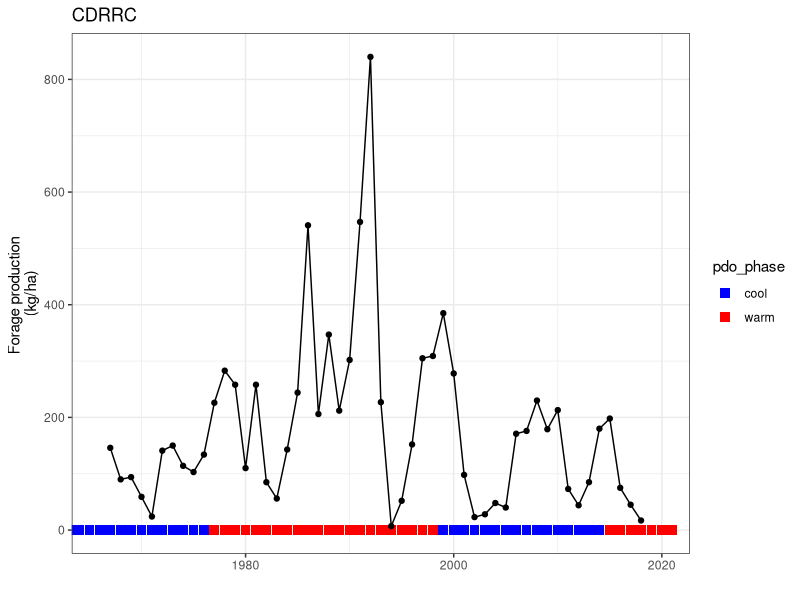
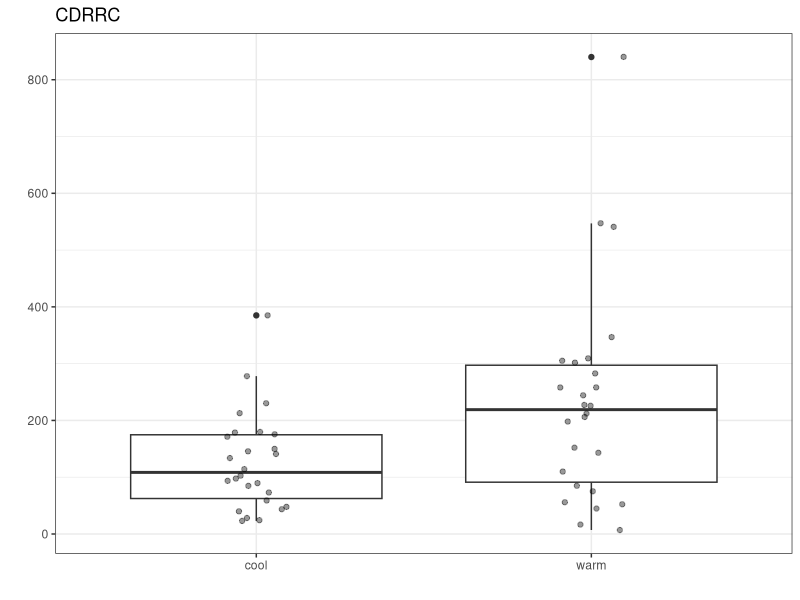
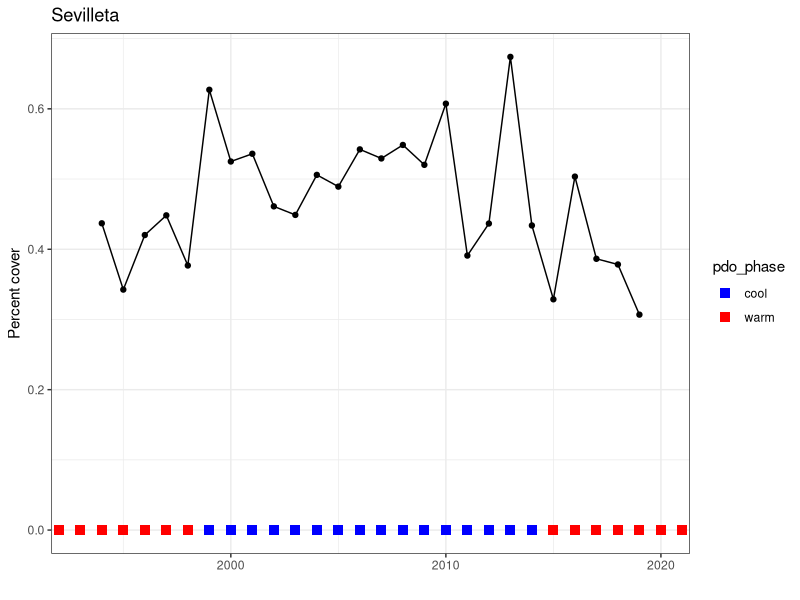
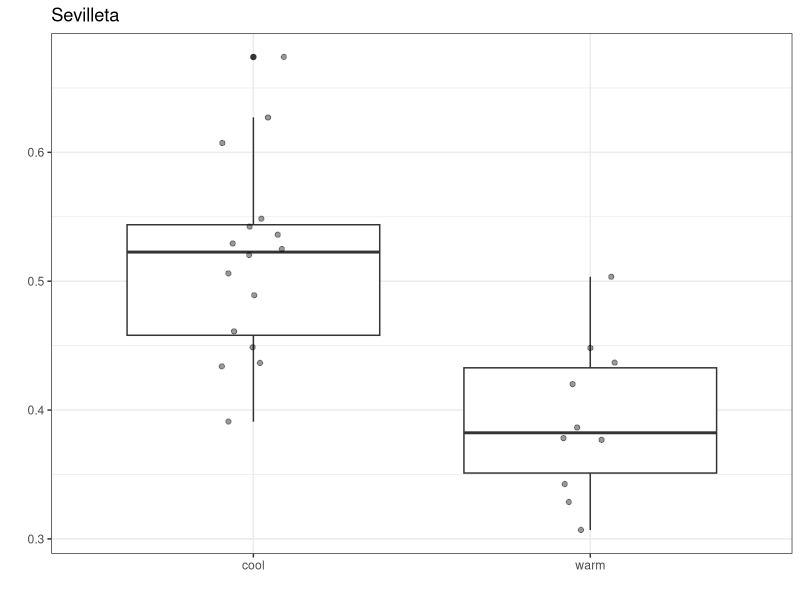
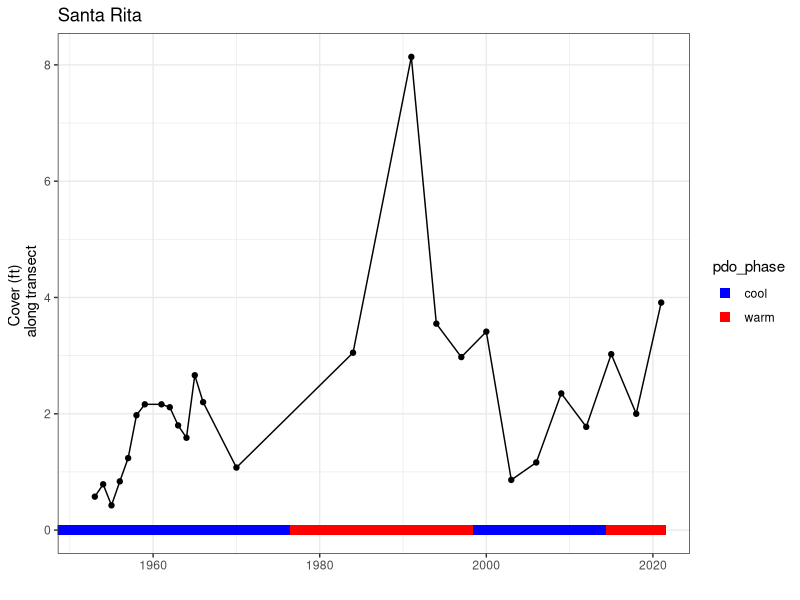
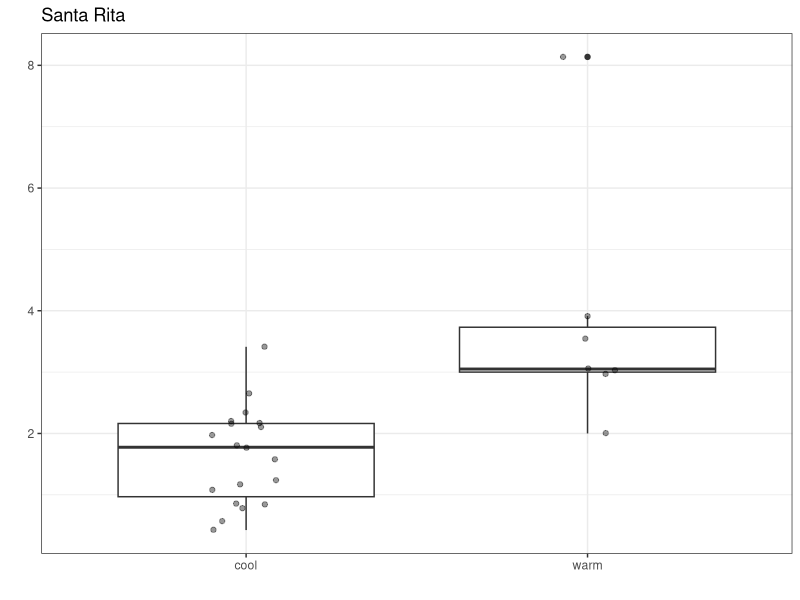
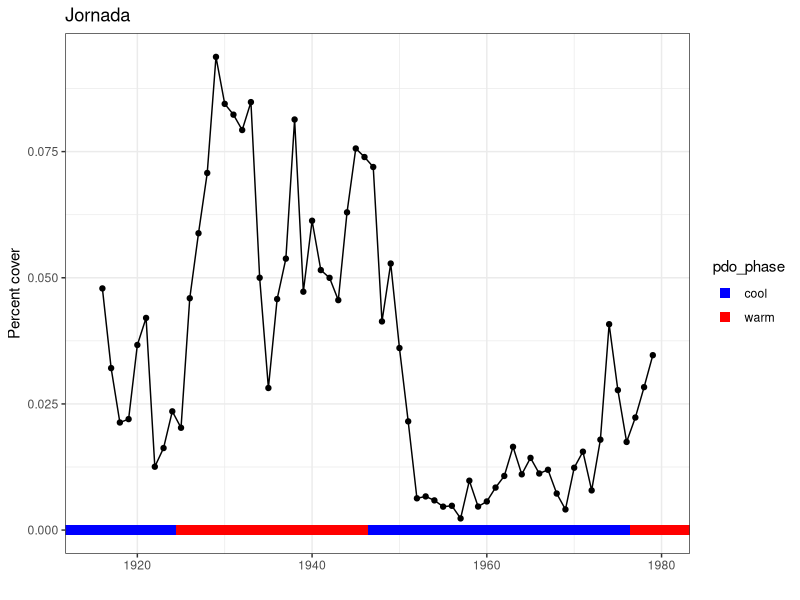
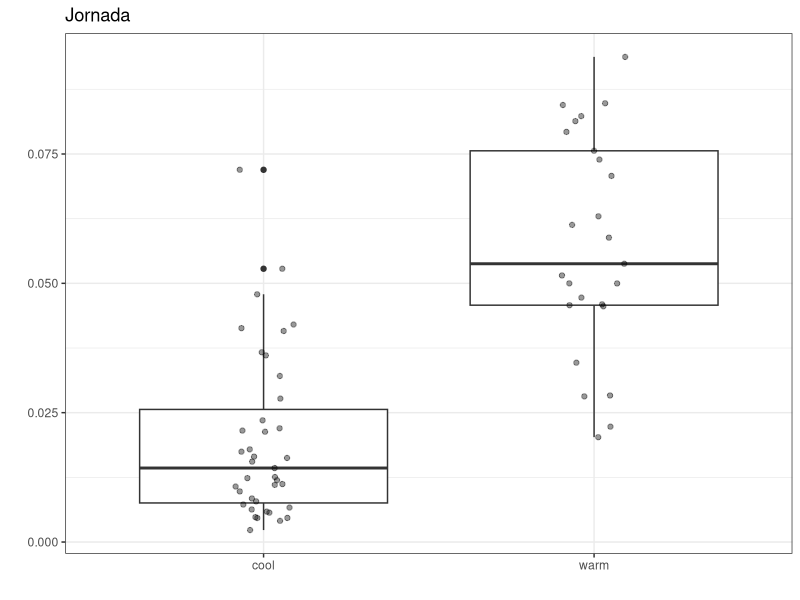

Here is the R script that generated these plots, in order:
#' Testing for effect of PDO using other vegetation data sets from the area
#' 
#' last run: 1/10/22

library(ggplot2)
library(dplyr)
library(ggpubr)

# read in PDO phases
pdo = read.csv('data/PDO_phases_byyear.csv')
# PDO time periods
pdophases = mutate(pdo, yint=rep(0))


# ========================================================
# CDRRC college ranch
# data is kg/ha, may include species other than perennial grasses

# forage production data from college ranch
cdrrc = read.csv('other data sets/CDRRC/CDRRC pasture 1 long term forage production.csv', skip=2) %>%
  mutate(year = as.numeric(year)) %>%
  rename(forage = forage.production..kg.ha.1.) %>%
  dplyr::filter(!is.na(year))

# plot timeseries
cdrrc_figure = ggplot(cdrrc, aes(x=year, y=forage)) +
  geom_point(data=pdophases, aes(x=year, y=yint, color = pdo_phase), size=3, shape=15) +
  geom_point() +
  geom_line() +
  xlab('') +
  ylab('Forage production \n(kg/ha)') +
  ggtitle('CDRRC') +
  
  scale_color_manual(values=c('blue','red')) +
  coord_cartesian(xlim=c(1966,2020)) +
  theme_bw()
cdrrc_figure

#ggsave('Figures/CDRRC_forage_timeseries.png', plot=cdrrc_figure, height=4, width=5)

# boxplot: significant difference between phases?
cdrrc_pdo = merge(cdrrc, pdo, all.x=T)
cdrrcbox = ggplot(cdrrc_pdo, aes(x=pdo_phase, y=forage)) +
  geom_boxplot(na.rm=T) +
  geom_jitter(width=.1, alpha=.4, na.rm=T)+
  #ylab('Forage production (kg/ha)') +
  ylab('') +
  ggtitle('CDRRC') +
  xlab('') +
  theme_bw()
cdrrcbox

# is there a significant difference? aov
cdrrc.aov <- aov(forage ~ pdo_phase, data=cdrrc_pdo)
summary(cdrrc.aov)
# significantly different: p = 0.012
cdrrc_pdo %>% group_by(pdo_phase) %>% summarize(mean=mean(forage))


# ========================================================
# Sevilleta 
# line point intercept transects 
# DW location had a fire in 2009. Use FP location instead.

sev = read.csv('other data sets/SEV/SEV_transects_fall_1994_2019.csv')

# restrict to one location, and convert to % cover
sev_fp = sev %>% dplyr::filter(location=='FP') %>%
  mutate(pct_cover = total_grass/400)

# plot timeseries
sev_figure = ggplot(sev_fp, aes(x=year, y=pct_cover)) +
  geom_point() +
  geom_line() +
  xlab('') +
  ylab('Percent cover') +
  ggtitle('Sevilleta') +
  geom_point(data=pdophases, aes(x=year, y=yint, color = pdo_phase), size=3, shape=15) +
  scale_color_manual(values=c('blue','red')) +
  coord_cartesian(xlim=c(1993,2020)) +
  theme_bw()
sev_figure

#ggsave('Figures/CDRRC_forage_timeseries.png', plot=cdrrc_figure, height=4, width=5)

# boxplot: significant difference between phases?
sev_pdo = merge(sev_fp, pdo, all.x=T)
sevbox = ggplot(sev_pdo, aes(x=pdo_phase, y=pct_cover)) +
  geom_boxplot(na.rm=T) +
  geom_jitter(width=.1, alpha=.4, na.rm=T)+
  #ylab('Percent cover') +
  ylab('') +
  ggtitle('Sevilleta') +
  xlab('') +
  theme_bw()
sevbox

# is there a significant difference? aov
sev.aov <- aov(pct_cover ~ pdo_phase, data=sev_pdo)
summary(sev.aov)
# significantly different: p = 0.012
sev_pdo %>% group_by(pdo_phase) %>% summarize(mean=mean(pct_cover))


# ==========================================================
# santa rita
# these data are based on 8 transects in pasture 8 -- the longest-running data
# I summed grass species for each transect and took the mean of the 8 transects
sr_dat = read.csv('other data sets/santa rita/transects/pasture8_transects_mean.csv')

# plot timeseries
sr_figure = ggplot(sr_dat, aes(x=year, y=mean_grass)) +
  geom_point() +
  geom_line() +
  xlab('') +
  ylab('Cover (ft) \n along transect') +
  ggtitle('Santa Rita') +
  geom_point(data=pdophases, aes(x=year, y=yint, color = pdo_phase), size=3, shape=15) +
  scale_color_manual(values=c('blue','red')) +
  coord_cartesian(xlim=c(1952,2021)) +
  theme_bw()
sr_figure

# boxplot: significant difference between phases?
sr_pdo = merge(sr_dat, pdo, all.x=T)
srbox = ggplot(sr_pdo, aes(x=pdo_phase, y=mean_grass)) +
  geom_boxplot(na.rm=T) +
  geom_jitter(width=.1, alpha=.4, na.rm=T)+
  #ylab('Percent cover') +
  ylab('') +
  ggtitle('Santa Rita') +
  xlab('') +
  theme_bw()
srbox

# is there a significant difference? aov
sr.aov <- aov(mean_grass ~ pdo_phase, data=sr_pdo)
summary(sr.aov)
# different
sr_pdo %>% group_by(pdo_phase) %>% summarize(mean=mean(mean_grass))


# =========================================================
# Jornada quadrats for comparison
jrngrass = read.csv('data/grass_median_yearly.csv') %>% dplyr::filter(project_year<1995)

# plot timeseries
jrn_figure = ggplot(jrngrass, aes(x=project_year, y=median_grass)) +
  geom_point(data=pdophases, aes(x=year, y=yint, color = pdo_phase), size=3, shape=15) +
  geom_point() +
  geom_line() +
  xlab('') +
  ylab('Percent cover') +
  ggtitle('Jornada') +
  
  scale_color_manual(values=c('blue','red')) +
  coord_cartesian(xlim=c(1915,1980)) +
  theme_bw()
jrn_figure

# boxplot: significant difference between phases?
jrn_pdo = merge(jrngrass, pdo, by.x = 'project_year', by.y='year', all.x=T)
jrnbox = ggplot(jrn_pdo, aes(x=pdo_phase, y=median_grass)) +
  geom_boxplot(na.rm=T) +
  geom_jitter(width=.1, alpha=.4, na.rm=T)+
  #ylab('Percent cover') +
  ylab('') +
  ggtitle('Jornada') +
  xlab('') +
  theme_bw()
jrnbox

# is there a significant difference? aov
jrn.aov <- aov(median_grass ~ pdo_phase, data=jrn_pdo)
summary(jrn.aov)
# significantly different
jrn_pdo %>% group_by(pdo_phase) %>% summarize(mean=mean(median_grass))

# ===========================================================
# combine into multi-part figures
 
# timeseries_plots = ggpubr::ggarrange(cdrrc_figure, sev_figure, sr_figure, nrow=1, common.legend = T, legend='bottom')
# box_plots = ggpubr::ggarrange(cdrrcbox, sevbox, srbox, nrow=1)
# 
# ggsave('Figures/other_data_timeseries.png', plot=timeseries_plots, width=7.5, height=3)
# ggsave('Figures/other_data_boxplots.png', plot=box_plots, width=7.5, height=3)

allplots = ggpubr::ggarrange(jrn_figure, jrnbox, cdrrc_figure, cdrrcbox, sev_figure, sevbox, sr_figure, srbox, 
                             nrow=4, ncol=2, common.legend=T, legend='bottom', labels='AUTO')
allplots
ggsave('Figures/other_data_multifigure.png', plot=allplots, width=4, height=8)


# 
# # ==============================================
# # Jornada NPP quadrats: 1989-2018
# # data consists of cover by species, 1m2 quadrats, 49 quadrats per site, using 14 sites
# 
# npp = read.csv('other data sets/npp/JRN_011002_npp_quadrat_meas.csv')
# 
# # data filters: fall sampling only, perennial grass species only, no cyperus, exclude site with 48 quadrats
# npp_perenn_grasses = npp %>% 
#   dplyr::filter(season=='F', form=='GRASS', habit=='P', USDA_code != 'CYES', site != 'COLL')
# 
# # get average perenn grass cover by site and year (total/49 quadrats)
# npp_site_year = npp_perenn_grasses %>%
#   group_by(year, site) %>%
#   summarize(mean_cover = sum(cover, na.rm=T)/49)
# 
# # get overall mean
# npp_mean = npp_site_year %>%
#   ungroup() %>% group_by(year) %>%
#   summarize(mean_cover = mean(mean_cover)) %>%
#   mutate(pct_cover=mean_cover/100)
# 
# # plot timeseries
# npp_figure = ggplot(npp_mean, aes(x=year, y=pct_cover)) +
#   geom_point() +
#   geom_line() +
#   xlab('') +
#   ylab('Percent cover') +
#   ggtitle('Jornada NPP') +
#   geom_point(data=pdophases, aes(x=year, y=yint, color = pdo_phase), size=3, shape=15) +
#   scale_color_manual(values=c('blue','red')) +
#   coord_cartesian(xlim=c(1988,2020)) +
#   theme_bw() 
# npp_figure
# 
# #ggsave('Figures/Jornada_NPP_quadrat_timeseries.png', plot=npp_figure, height=4, width=5)
# 
# # boxplot: significant difference between phases?
# npp_pdo = merge(npp_mean, pdo, all.x=T)
# nppbox = ggplot(npp_pdo, aes(x=pdo_phase, y=pct_cover)) +
#   geom_boxplot(na.rm=T) +
#   geom_jitter(width=.1, alpha=.4, na.rm=T)+
#   #ylab('Percent cover') +
#   ylab('') +
#   ggtitle('Jornada NPP') +
#   xlab('') +
#   theme_bw()
# nppbox
# 
# # is there a significant difference? aov
# npp.aov <- aov(pct_cover ~ pdo_phase, data=npp_pdo)
# summary(npp.aov)
# # no significant difference in cover between warm/cool
# npp_pdo %>% group_by(pdo_phase) %>% summarize(mean=mean(pct_cover))
